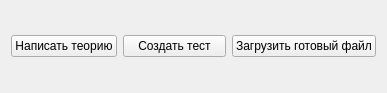
<?xml version="1.0" encoding="UTF-8"?>
<ui version="4.0">
 <class>Form</class>
 <widget class="QWidget" name="Form">
  <property name="geometry">
   <rect>
    <x>0</x>
    <y>0</y>
    <width>387</width>
    <height>93</height>
   </rect>
  </property>
  <property name="windowTitle">
   <string>Form</string>
  </property>
  <layout class="QVBoxLayout" name="verticalLayout">
   <item>
    <layout class="QHBoxLayout" name="horizontalLayout">
     <item>
      <widget class="QPushButton" name="btn_creat_theority">
       <property name="text">
        <string>Написать теорию</string>
       </property>
      </widget>
     </item>
     <item>
      <widget class="QPushButton" name="btn_create_test">
       <property name="text">
        <string>Создать тест</string>
       </property>
      </widget>
     </item>
     <item>
      <widget class="QPushButton" name="btn_upload_file">
       <property name="text">
        <string>Загрузить готовый файл</string>
       </property>
      </widget>
     </item>
    </layout>
   </item>
  </layout>
 </widget>
 <resources/>
 <connections/>
</ui>
